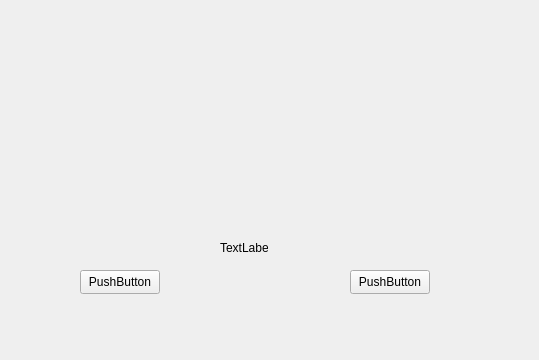
<?xml version="1.0" encoding="UTF-8"?>
<ui version="4.0">
 <class>Widget</class>
 <widget class="QWidget" name="Widget">
  <property name="geometry">
   <rect>
    <x>0</x>
    <y>0</y>
    <width>539</width>
    <height>360</height>
   </rect>
  </property>
  <property name="windowTitle">
   <string>Widget</string>
  </property>
  <widget class="QPushButton" name="pushButton_1">
   <property name="geometry">
    <rect>
     <x>80</x>
     <y>270</y>
     <width>80</width>
     <height>24</height>
    </rect>
   </property>
   <property name="text">
    <string>PushButton</string>
   </property>
  </widget>
  <widget class="QPushButton" name="pushButton_2">
   <property name="geometry">
    <rect>
     <x>350</x>
     <y>270</y>
     <width>80</width>
     <height>24</height>
    </rect>
   </property>
   <property name="text">
    <string>PushButton</string>
   </property>
  </widget>
  <widget class="QLabel" name="label_1">
   <property name="geometry">
    <rect>
     <x>220</x>
     <y>240</y>
     <width>48</width>
     <height>16</height>
    </rect>
   </property>
   <property name="text">
    <string>TextLabel</string>
   </property>
  </widget>
 </widget>
 <resources/>
 <connections/>
</ui>
